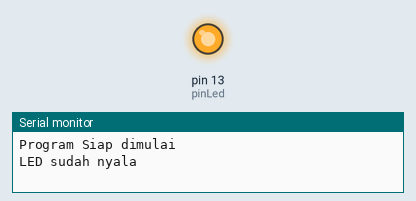
Recording of a sketch running on a simulated Arduino Uno, built with avr-gcc and run on an emulated ATmega328P. Shown: output pins drawn as LEDs (lit = HIGH), the last lines printed to the serial monitor.

Above: at 1.0 s.
At 3.0 s:
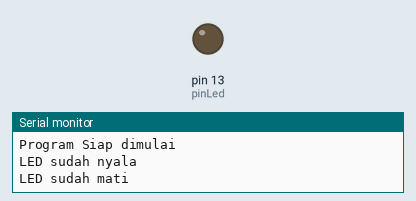
Timing chart, 0 to 5.2 s (numbered marks = the images above):
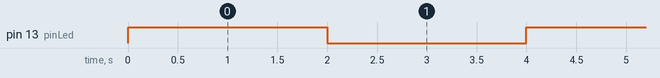

Measured:
- by itself, pin 13 (pinLed): alternates HIGH for 2.0 s and LOW for 2.0 s

The sketch:

led_nyala_mati.ino
```cpp
const int pinLed = 13;

void setup() {
  Serial.begin(9600);
  pinMode(pinLed, OUTPUT);
  Serial.println ("Program Siap dimulai");

}

void loop() {
  digitalWrite(pinLed, HIGH);
  Serial.println("LED sudah nyala");
  delay(2000);
  digitalWrite(pinLed, LOW);
  Serial.println("LED sudah mati");
  delay(2000);

}
```
